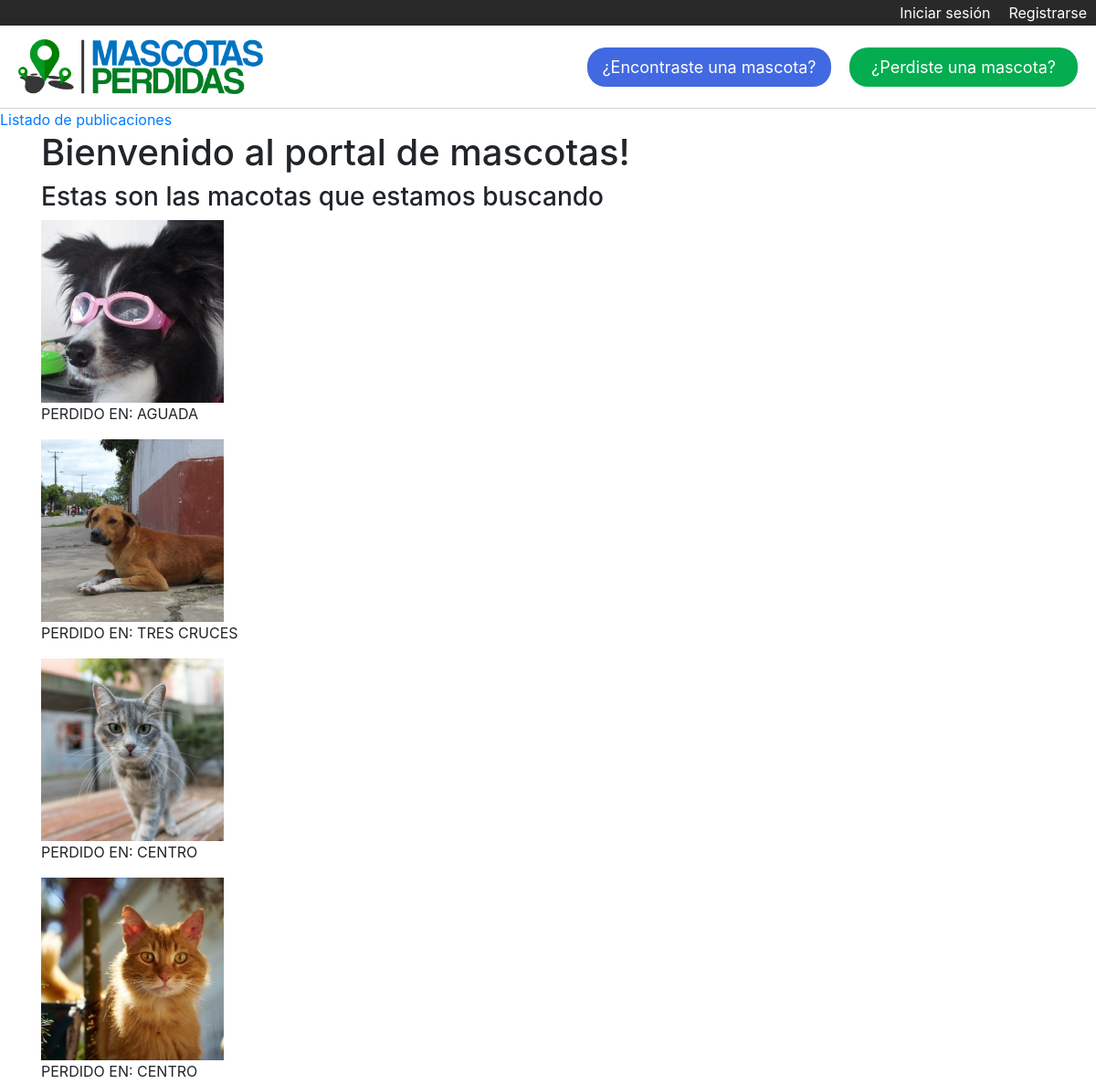
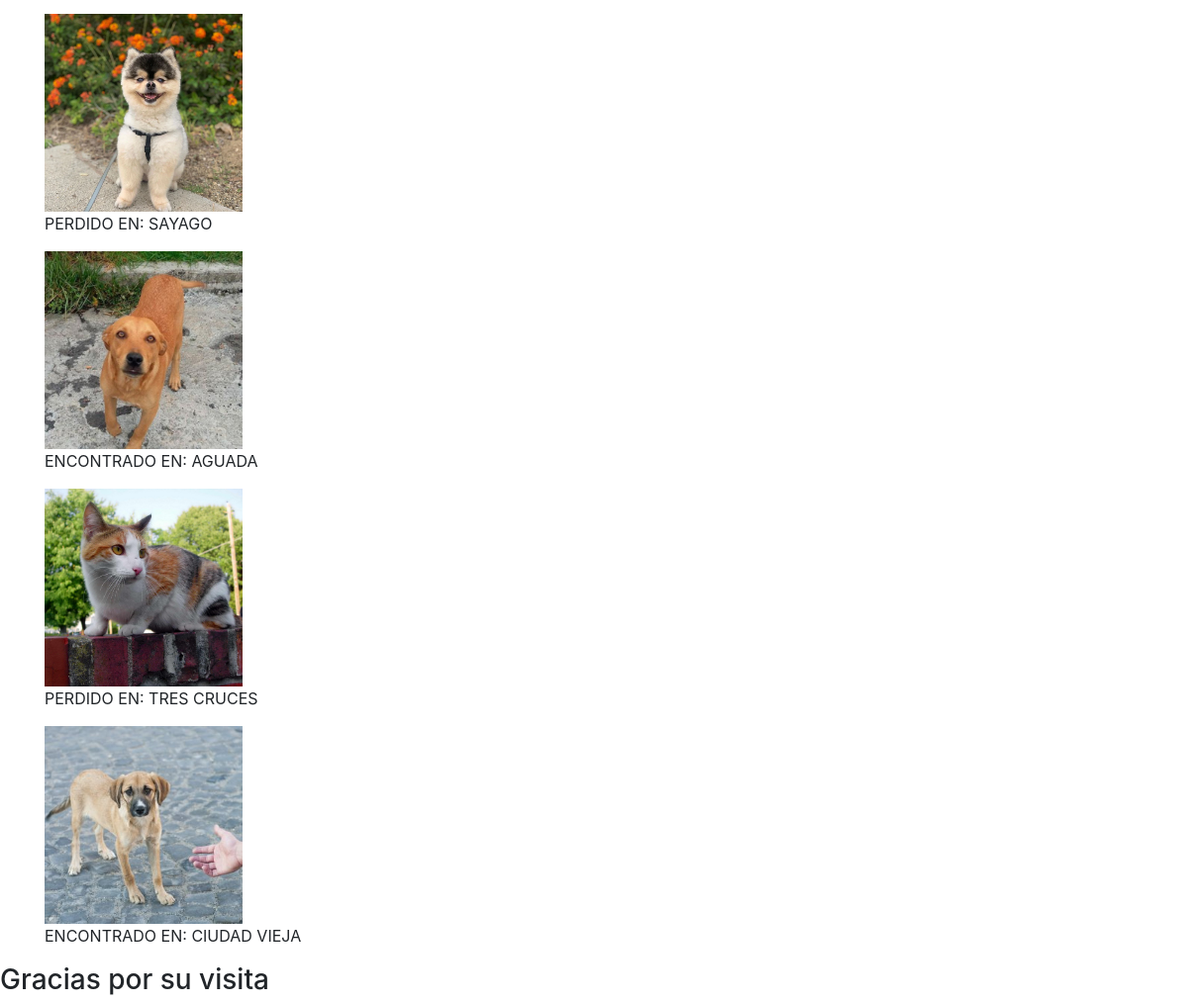
The page / on the database its author committed (2 pictures, top to bottom).
### Mascotas/models.py (models this page shows)
class MascotaPerdida(models.Model):
    estado = models.CharField(max_length=40)
    imagen = models.ImageField(null=True, blank=True)  # <---- NO SACAR EL NULL NI EL BLANK QUE SE ROMPE LA BBDD
    barrio = models.ForeignKey(Barrio, on_delete=models.CASCADE)
    tipo = models.ForeignKey(Tipo, on_delete=models.CASCADE)
    raza = models.ForeignKey(Raza, on_delete=models.CASCADE)
    fecha = models.DateField()
    nombre = models.CharField(max_length=40)
    mail = models.EmailField()
    telefono = models.IntegerField()
    descripcion = models.TextField()

class Barrio(models.Model):
    lugar = models.CharField(max_length=40)  # <---- Para indicar el barrio donde se perdio
    def __str__(self):
        return self.lugar

### Mascotasperdidas/views.py (the view)
# urls.py: path('', home, name="home"),
def home(request):
    mascotas = MascotaPerdida.objects.order_by('-id')                       # <---- mostrar ultimos anuncios al principio
    data = {
        'mascotas':mascotas
    }
    return render(request, 'home.html', data)

### Mascotasperdidas/templates/home.html (shortened to what this page needs)
{% extends 'base.html' %}
{% block contenido %}
    <h3>Estas son las macotas que estamos buscando</h3>
    {% for m in mascotas %}
        {% if m.imagen %}
            <figure id= "fotos">
                <a href="{% url 'ver_publicacion' m.id %}">
                    <img src="{{ m.imagen.url }}" alt="" class="imagenes">
                </a>
                <figcaption>{{ m.estado }} EN: {{ m.barrio }}</figcaption>
            </figure>
        {% endif %}
    {% endfor %}
{% endblock %}

### Mascotasperdidas/static/css/style.css (style rules this page uses)
.imagenes { display: inline-block; position: relative; object-fit: cover; width:200px; height:200px; }

### rows shown on the page
MascotaPerdida: imagen (picture), estado "PERDIDO", barrio "AGUADA"
MascotaPerdida: imagen (picture), estado "PERDIDO", barrio "TRES CRUCES"
MascotaPerdida: imagen (picture), estado "PERDIDO", barrio "CENTRO"
MascotaPerdida: imagen (picture), estado "PERDIDO", barrio "CENTRO"
MascotaPerdida: imagen (picture), estado "PERDIDO", barrio "SAYAGO"
MascotaPerdida: imagen (picture), estado "ENCONTRADO", barrio "AGUADA"
MascotaPerdida: imagen (picture), estado "PERDIDO", barrio "TRES CRUCES"
MascotaPerdida: imagen (picture), estado "ENCONTRADO", barrio "CIUDAD VIEJA"
